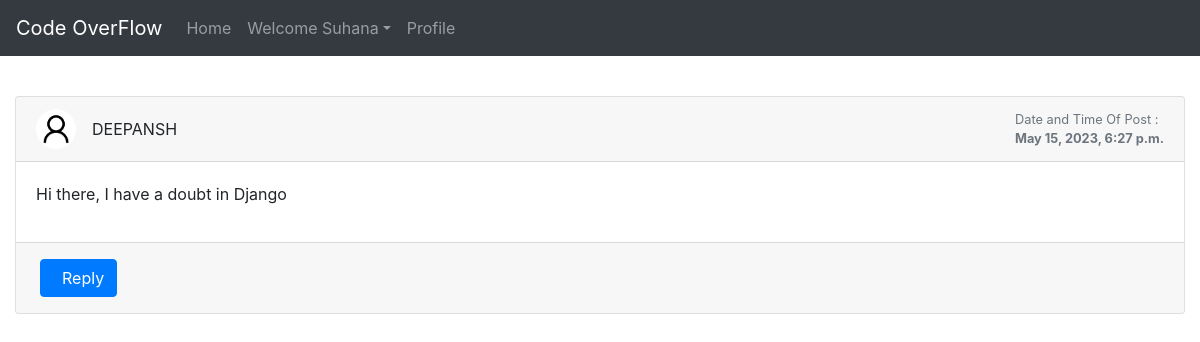
The page /discussion/29/ (signed in) on the database its author committed.
### profile_of_user/models.py (models this page shows)
class Post(models.Model):
    user1 = models.ForeignKey(User, on_delete=models.CASCADE, default=1)
    post_id = models.AutoField
    post_content = models.CharField(max_length=5000)
    timestamp= models.DateTimeField(default=now)
    image = models.ImageField(upload_to="images",default="")

### profile_of_user/views.py (the view, shortened to what this page needs)
# urls.py: path("discussion/<int:myid>/", views.discussion, name="Discussions"),
def discussion(request, myid):
    post = Post.objects.filter(id=myid).first()
    replies = Replie.objects.filter(post=post)
    return render(request, "discussion.html", {'post':post, 'replies':replies})

### profile_of_user/templates/discussion.html (shortened to what this page needs)
{% extends 'basic.html' %}
{% block body %}
<br>
<div class="container-fluid mt-5">
    <div class="row">
        <div class="col-md-12">
            <div class="card mb-4">
                <div class="card-header">
                    <div class="media flex-wrap w-100 align-items-center"> <img src="/media/{{post.image}}"
                            class="d-block ui-w-40 rounded-circle" alt="" width="40px" height="40px">
                        <div class="media-body ml-3" style="text-transform: uppercase;"> <a data-abc="true">{{post.user1}}</a>
                        </div>
                        <div class="text-muted small ml-3">
                            <div>Date and Time Of Post :</div>
                            <div><strong>{{post.timestamp}}</strong></div>
                        </div>
                    </div>
                </div>
                <div class="card-body">
                    <p>{{post.post_content}}</p>
                </div>
                <div class="card-footer d-flex flex-wrap justify-content-between align-items-center px-0 pt-0 pb-3">
                    <div class="px-4 pt-3"> <button type="button" class="btn btn-primary" data-target="#reply" data-toggle="modal">&nbsp; Reply</button> </div>
                </div>
            </div>
        </div>
    </div>
</div>
{% endblock %}

### profile_of_user/templates/basic.html (shortened to what this page needs)
<!doctype html>
<html lang="en">
  <head>
    <link rel="stylesheet" href="https://stackpath.bootstrapcdn.com/bootstrap/4.2.1/css/bootstrap.min.css">
  </head>
  <body>
    <nav class="navbar navbar-expand-lg navbar-dark bg-dark fixed-top">
  <a class="navbar-brand" href="/">Code OverFlow</a>
  <div class="collapse navbar-collapse" id="navbarSupportedContent">
    <ul class="navbar-nav mr-auto">
      <li class="nav-item {% block homeactive %} {% endblock homeactive %} ">
        <a class="nav-link" href="/">Home </a>
      </li>
      {% if user.is_authenticated %}
<ul class="navbar-nav mr-2">
<li class="nav-item dropdown">
<a class="nav-link dropdown-toggle" href='#' id="navbarDropdown" role="button" data-toggle="dropdown"> Welcome {{request.user}}</a>
<div class="dropdown-menu" aria-labelledby="navbarDropdown">
      <li class="nav-item {% block profileactive %} {% endblock profileactive %}">
        <a class="nav-link" href="/myprofile">Profile</a>
      </li>
        </div>
      </li>
      {% endif %}
    </ul>
  </div>
</nav>
<br>
</body>
{% block body %} {% endblock %}
</html>

### rows shown on the page
Post: image (placeholder picture), user1 "DEEPANSH", timestamp "May 15, 2023, 6:27 p.m.", post_content "Hi there, I have a doubt in Django"

### other values the page prints
{{ request.user }} "Suhana"
